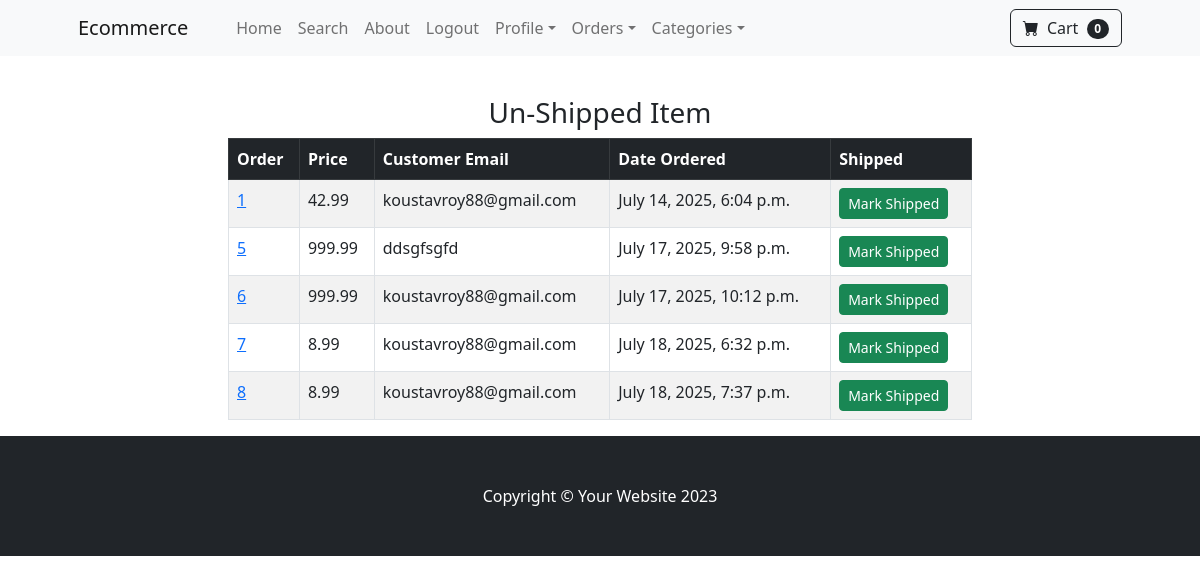
Page /payment/not_shipped_dash/ (signed in) on the committed database.
### payment/models.py (models this page shows, shortened)
class Order(models.Model):
    user = models.ForeignKey(User, on_delete=models.CASCADE, null=True, blank=True)
    full_name = models.CharField(max_length=250)
    email = models.EmailField(max_length=250)
    shipping_address = models.TextField(max_length=15000)
    amount_paid = models.DecimalField(max_digits=7, decimal_places=2)
    date_ordered = models.DateTimeField(auto_now_add=True)
    shipped = models.BooleanField(default=False)
    date_shipped = models.DateTimeField(blank=True, null=True)

### payment/views.py (the view, shortened to what this page needs)
# urls.py: path('not_shipped_dash/', views.not_shipped_dash, name='not_shipped_dash'),
def not_shipped_dash(request):
    if request.user.is_authenticated and request.user.is_superuser:
        orders = Order.objects.filter(shipped=False)
        return render(request, 'not_shipped_dash.html', {'orders':orders})
    else:
        messages.success(request,('Access Denied'))
        return redirect('home')

### cart/cart.py (called while the page is built)
    def __len__(self):
        return len(self.cart)

### cart/context_processors.py (called while the page is built)
def cart(request):
    return {'cart':Cart(request)}

### payment/templates/not_shipped_dash.html (shortened to what this page needs)
{% extends 'base.html' %}
{% block content %}
<div class="container">
    <div class="row">
        <center>
            <div class="col-8">
                <p align="justify">
                <br>
                <h3>Un-Shipped Item</h3>
                <table class="table table-striped table-hover table-bordered">
                <thead class="table-dark">
                    <tr>
                    <th scope="col">Order</th>
                    <th scope="col">Price</th>
                    <th scope="col">Customer Email</th>
                    <th scope="col">Date Ordered</th>
                    <th scope="col">Shipped</th>
                    </tr>
                </thead>
                <tbody>
                    {% for item in orders %}
                    <tr>
                    <td><a href="{% url 'orders' item.id %}">{{ item.id }}</a></td>
                    <td>{{item.amount_paid}}</td>
                    <td>{{item.email}}</td>
                    <td>{{item.date_ordered}}</td>
                    <td>
                        <form action="" method="post">
                            <button type="submit" class="btn btn-success btn-sm">Mark Shipped</button>
                        </form>
                    </td>
                    </tr>
                    {% endfor %}
                </tbody>
                </table>
            </div>
        </center>
    </div>
</div>
{% endblock %}

### rows in the picture
Order: id "1", amount_paid "42.99", email "koustavroy88@gmail.com", date_ordered "July 14, 2025, 6:04 p.m."
Order: id "5", amount_paid "999.99", email "ddsgfsgfd", date_ordered "July 17, 2025, 9:58 p.m."
Order: id "6", amount_paid "999.99", email "koustavroy88@gmail.com", date_ordered "July 17, 2025, 10:12 p.m."
Order: id "7", amount_paid "8.99", email "koustavroy88@gmail.com", date_ordered "July 18, 2025, 6:32 p.m."
Order: id "8", amount_paid "8.99", email "koustavroy88@gmail.com", date_ordered "July 18, 2025, 7:37 p.m."

### other values in the picture
{{ cart|length }} "0"
